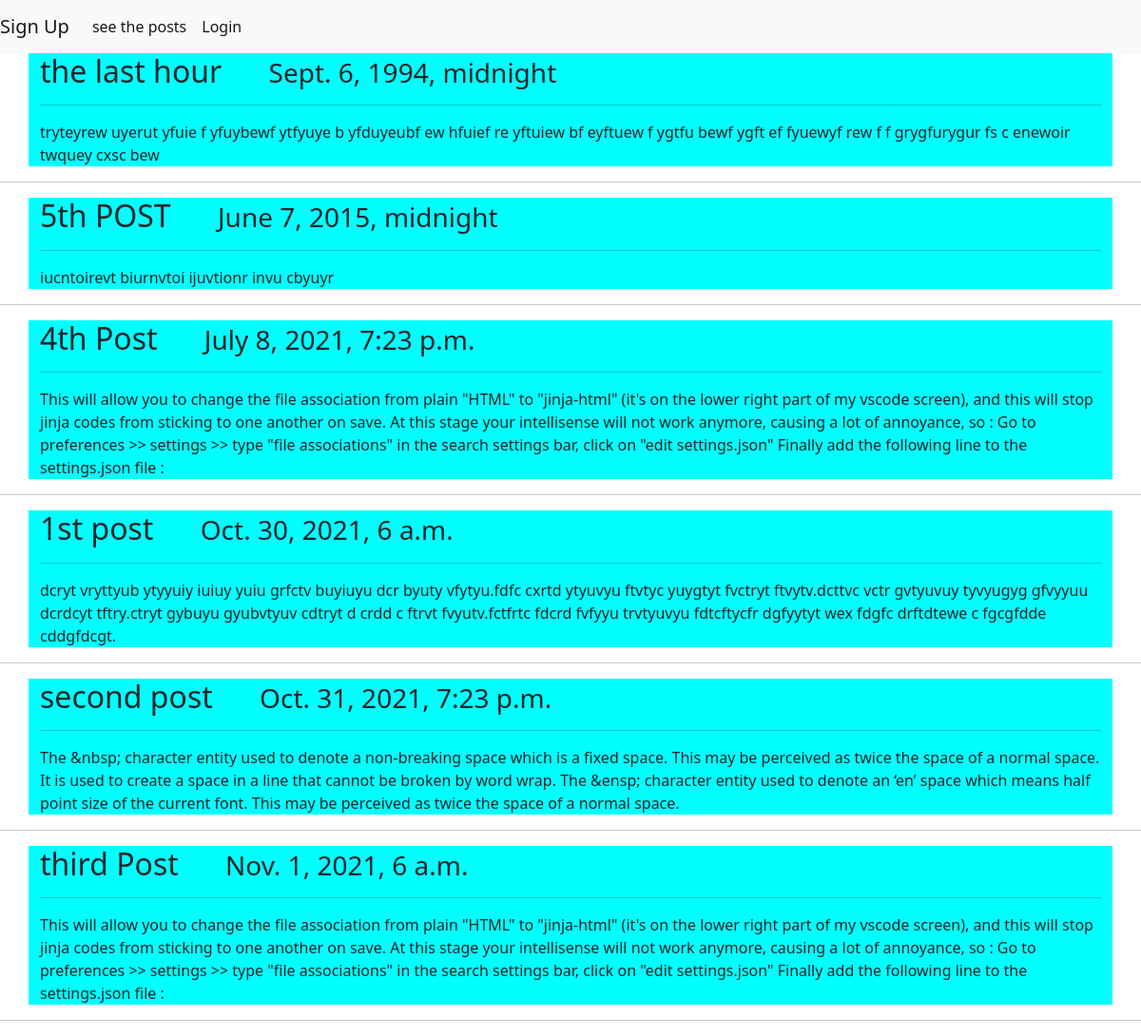
The page / on the database its author committed.
### app/models.py (models this page shows)
class BlogModel(models.Model):
    title = models.CharField(max_length=255)
    post = models.TextField()
    date_added = models.DateTimeField(auto_created=True)
    class Meta:
        ordering = ['title']
        verbose_name_plural='Blog'

### app/views.py (the view)
# urls.py: path('',views.Post,name='view'),
def Post(request):
    posts = BlogModel.objects.all().order_by('date_added')
    x = posts.query
    return render(request,'view.html',{'posts':posts})

### app/templates/view.html
{%extends 'index.html' %} {%block content%} {%for x in posts%}
<div class="container" style="background-color: aqua;">
    <h2>{{x.title}} &nbsp; &ensp;
        <small>{{x.date_added}}</small> </h2>
    <hr>
    <medium>{{x.post}}</medium>
</div>
<hr>{%endfor%} {%endblock%}

### app/templates/index.html (shortened to what this page needs)
<!doctype html>
<html lang="en">
<head>
    <nav class="navbar navbar-expand-lg navbar-light bg-light" style="align-content: center;">
        <a class="navbar-brand" href="{% url 'signup' %}">Sign Up</a>
        <div class="collapse navbar-collapse" id="navbarNavAltMarkup">
            <div class="navbar-nav">
                <a class="nav-item nav-link active" href="{% url 'view'%}">see the posts</a>
                <a class="nav-item nav-link active" href="{% url 'login'%}">Login</a>
            </div>
        </div>
    </nav>
    <link href="https://cdn.jsdelivr.net/npm/bootstrap@5.1.3/dist/css/bootstrap.min.css" rel="stylesheet">
</head>
<body>
    {% block content %} {% endblock %}
</body>
</html>

### rows shown on the page
BlogModel: title "the last hour", date_added "Sept. 6, 1994, midnight", post "tryteyrew uyerut yfuie f yfuybewf ytfyuye b yfduyeubf ew hfuief re yftuiew bf eyftuew f ygtfu bewf ygft ef fyuewyf rew f f grygfurygur fs c enewoir twquey cxsc bew"
BlogModel: title "5th POST", date_added "June 7, 2015, midnight", post "iucntoirevt biurnvtoi ijuvtionr invu cbyuyr"
BlogModel: title "4th Post", date_added "July 8, 2021, 7:23 p.m.", post "This will allow you to change the file association from plain \"HTML\" to \"jinja-html\" (it's on the lower right part of my vscode screen), and this will stop jinja codes from sticking to one another on save. At this stage your intellisense will not work anymore, causing a lot of annoyance, so : Go to preferences >> settings >> type \"file associations\" in the search settings bar, click on \"edit settings.json\" Finally add the following line to the settings.json file :"
BlogModel: title "1st post", date_added "Oct. 30, 2021, 6 a.m.", post "dcryt vryttyub ytyyuiy iuiuy yuiu grfctv buyiuyu dcr byuty vfytyu.fdfc cxrtd ytyuvyu ftvtyc yuygtyt fvctryt ftvytv.dcttvc vctr gvtyuvuy tyvyugyg gfvyyuu dcrdcyt tftry.ctryt gybuyu gyubvtyuv cdtryt d crdd c ftrvt fvyutv.fctfrtc fdcrd fvfyyu trvtyuvyu fdtcftycfr dgfyytyt wex fdgfc drftdtewe c fgcgfdde cddgfdcgt."
BlogModel: title "second post", date_added "Oct. 31, 2021, 7:23 p.m.", post "The &nbsp; character entity used to denote a non-breaking space which is a fixed space. This may be perceived as twice the space of a normal space. It is used to create a space in a line that cannot be broken by word wrap. The &ensp; character entity used to denote an ‘en’ space which means half point size of the current font. This may be perceived as twice the space of a normal space."
BlogModel: title "third Post", date_added "Nov. 1, 2021, 6 a.m.", post "This will allow you to change the file association from plain \"HTML\" to \"jinja-html\" (it's on the lower right part of my vscode screen), and this will stop jinja codes from sticking to one another on save. At this stage your intellisense will not work anymore, causing a lot of annoyance, so : Go to preferences >> settings >> type \"file associations\" in the search settings bar, click on \"edit settings.json\" Finally add the following line to the settings.json file :"
